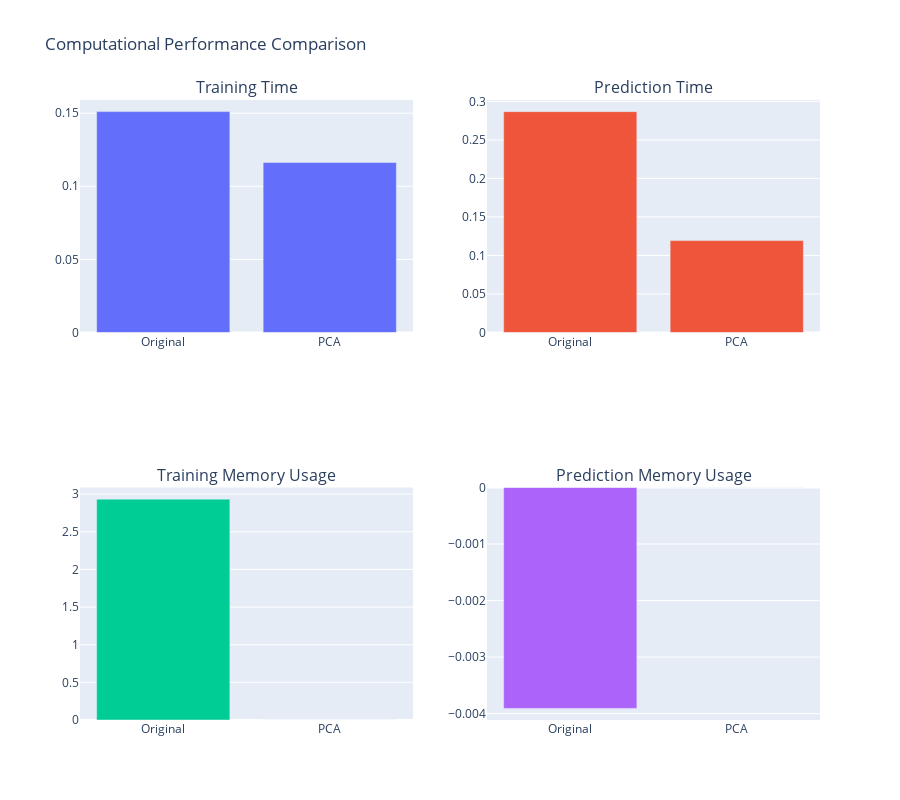

The cell this chart's notebook holds for it:
### Code cell
# Compare computational performance
performance_metrics = ['fit_time', 'predict_time', 'fit_memory_usage', 'predict_memory_usage']

fig = make_subplots(
    rows=2, cols=2,
    subplot_titles=('Training Time', 'Prediction Time', 
                   'Training Memory Usage', 'Prediction Memory Usage')
)

fig.add_trace(
    go.Bar(
        x=['Original', 'PCA'],
        y=[results_original['fit_time'], results_pca['fit_time']],
        name='Training Time'
    ),
    row=1, col=1
)

fig.add_trace(
    go.Bar(
        x=['Original', 'PCA'],
        y=[results_original['predict_time'], results_pca['predict_time']],
        name='Prediction Time'
    ),
    row=1, col=2
)

fig.add_trace(
    go.Bar(
        x=['Original', 'PCA'],
        y=[results_original['fit_memory_usage'], results_pca['fit_memory_usage']],
        name='Training Memory'
    ),
    row=2, col=1
)

fig.add_trace(
    go.Bar(
        x=['Original', 'PCA'],
        y=[results_original['predict_memory_usage'], results_pca['predict_memory_usage']],
        name='Prediction Memory'
    ),
    row=2, col=2
)

fig.update_layout(
    height=800,
    title_text="Computational Performance Comparison",
    showlegend=False
)
fig.show()

### Figure 1 — Plotly figure (JSON) as saved in the notebook; plotly's stock layout.template omitted (floating-point values rounded to 4 significant figures)
{"data": [{"name": "Training Time", "type": "bar", "x": ["Original", "PCA"], "xaxis": "x", "y": [0.1511, 0.1162], "yaxis": "y"}, {"name": "Prediction Time", "type": "bar", "x": ["Original", "PCA"], "xaxis": "x2", "y": [0.2867, 0.1193], "yaxis": "y2"}, {"name": "Training Memory", "type": "bar", "x": ["Original", "PCA"], "xaxis": "x3", "y": [2.934, 0], "yaxis": "y3"}, {"name": "Prediction Memory", "type": "bar", "x": ["Original", "PCA"], "xaxis": "x4", "y": [-0.003906, 0], "yaxis": "y4"}], "layout": {"annotations": [{"font": {"size": 16}, "showarrow": false, "text": "Training Time", "x": 0.225, "xanchor": "center", "xref": "paper", "y": 1, "yanchor": "bottom", "yref": "paper"}, {"font": {"size": 16}, "showarrow": false, "text": "Prediction Time", "x": 0.775, "xanchor": "center", "xref": "paper", "y": 1, "yanchor": "bottom", "yref": "paper"}, {"font": {"size": 16}, "showarrow": false, "text": "Training Memory Usage", "x": 0.225, "xanchor": "center", "xref": "paper", "y": 0.375, "yanchor": "bottom", "yref": "paper"}, {"font": {"size": 16}, "showarrow": false, "text": "Prediction Memory Usage", "x": 0.775, "xanchor": "center", "xref": "paper", "y": 0.375, "yanchor": "bottom", "yref": "paper"}], "height": 800, "showlegend": false, "title": {"text": "Computational Performance Comparison"}, "xaxis": {"anchor": "y", "domain": [0, 0.45]}, "xaxis2": {"anchor": "y2", "domain": [0.55, 1]}, "xaxis3": {"anchor": "y3", "domain": [0, 0.45]}, "xaxis4": {"anchor": "y4", "domain": [0.55, 1]}, "yaxis": {"anchor": "x", "domain": [0.625, 1]}, "yaxis2": {"anchor": "x2", "domain": [0.625, 1]}, "yaxis3": {"anchor": "x3", "domain": [0, 0.375]}, "yaxis4": {"anchor": "x4", "domain": [0, 0.375]}}}
